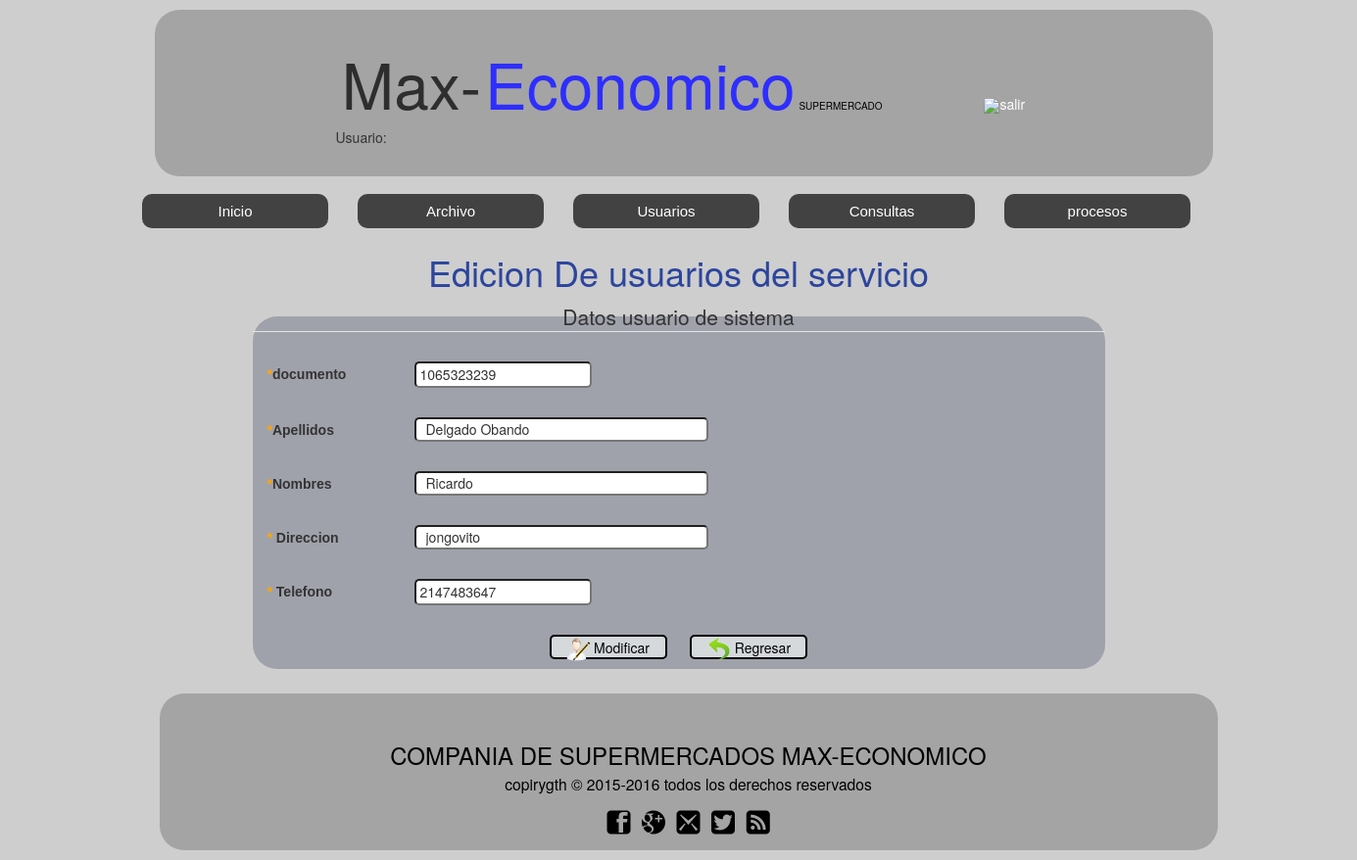
Page /modificar_ususervicio.php?codigo=1065323239 (signed in) on the committed database.
### tables this page shows
CREATE TABLE `usuarios_servicio` (
  `ususer_documento` varchar(10) NOT NULL,
  `ususer_apellidos` varchar(100) NOT NULL,
  `ususer_nombres` varchar(100) NOT NULL,
  `ususer_direccion` varchar(100) NOT NULL,
  `ususer_telefono` int(10) NOT NULL,
  `ususer_clave` int(5) NOT NULL,
  PRIMARY KEY  (`ususer_documento`)
);

### modificar_ususervicio.php (the view, shortened to what this page needs)
<?php
	$codigo  = $_GET['codigo'];
	$sSQL = "SELECT * FROM usuarios_servicio WHERE ususer_documento =?";
	$conexion = ConectarBD();
	try
	{
		$pst = $conexion->prepare($sSQL);
		$pst -> bindParam(1,$codigo);
		$pst -> execute();
		$fila = $pst -> fetch();
		$apellidos = $fila['ususer_apellidos'];
    $nombres = $fila['ususer_nombres'];
    $direccion = $fila['ususer_direccion'];
    $telefono = $fila['ususer_telefono'];
	}
	catch (Exception $e)
	{
	}
 ?>
<!DOCTYPE html>
<html land="es">
<head>
    <link rel="stylesheet" type="text/css"  href="css/estilo.css">
    <link rel="stylesheet" type="text/css" href="css/normalizer.css">
  <link rel="stylesheet" type="text/css" href="css/bottstrap/bootstrap.min.css">
</head>
<body class="cuerpo">
 <center>
  <section class="contenedorinicio1">
    <br>
    <h1 class="tituloinicio1">
       Max-
    </h1>
    <h2 class="tituloinicio2">
       Economico
    </h2>
    <h3 class="tituloinicio3">
      SUPERMERCADO
    </h3>
    <a id="ingresar" href="cerrar_sesion.php"><img class="iconingresar" src="imagenes/cerrar">salir</a>
    <br>
    <div id="usuario">
       <?php
        echo " Usuario: ".$nombreususis ;
        ?>
    </div>
  </section>
  <div id="menu2">
  <ul>
    <li class="nivel1">
      <a href="principalsistema.php" class="nivel1">Inicio</a>
    </li>
      <li class="nivel1"><a href="#" class="nivel1">Archivo</a>
    </li>
    <li class="nivel1"><a href="#" class="nivel1">Usuarios</a>
    </li>
    <li class="nivel1"><a href="#" class="nivel1">Consultas</a>
    </li>
    <li class="nivel1"><a href="#" class="nivel1">procesos</a>
    </li>
    </ul>
    </div>
    <br/>
  <br/>
  <h1>Edicion De usuarios del servicio</h1>
 <form action="grabar_ususervicio.php" method="POST">
    <fieldset>
      <legend>Datos usuario de sistema</legend>
      <div>
      <label class="titulo"><h7>*</h7>documento</label>
      <input class="camponumero" type="number" name="ususer_documento" size="10px" autofocus  maxlength="10" value="<?php echo $codigo ?>">
      </div>
      <br>
          <div>
      <label class="titulo"><h7>*</h7>Apellidos</label>
      <input class="campo" type="text" name="ususer_apellidos" size="24px" autofocus required maxlength="100" value="<?php echo $apellidos ?>">
          </div>
          <br>
          <div>
      <label class="titulo"><h7>*</h7>Nombres</label>
      <input class="campo" type="text" name="ususer_nombres" size="24px" autofocus required maxlength="100"  value="<?php echo $nombres ?>">
          </div>
          <br>
          <div>
      <label class="titulo"><h7>*</h7> Direccion</label>
      <input class="campo" type="text" name="ususer_direccion" size="24px" autofocus required maxlength="100"  value="<?php echo $direccion ?>">
          </div>
          <br>
          <div>
      <label class="titulo"><h7>*</h7> Telefono</label>
      <input class="camponumero" type="number" name="ususer_telefono" size="30px" autofocus required maxlength="10" value="<?php echo $telefono ?>">
          </div>
          <br>
          <button type="submit" class="campo1">
          <img src="imagenes/editar3.png">
           Modificar
            </button>
            <a href="usuariosdelservicio.php ">
            <button type="button" class="campo1">
             <img src="imagenes/regresar.png">
             Regresar
            </button>
            </a>
    </fieldset>
  </form>
   <?php
   include_once("pie.php");
   ?>
  </center>
  </body>
</html>

### css/estilo.css (style rules this page uses)
.cuerpo { background:#cecece; }
h7 { color: orange; }
#menu2 { text-align: center; font-size: 15px; width: 1300px; background: blue; margin: 18px auto 12px 75px; background: blue; }
#menu2 ul { list-style-type: none; }
#menu2 ul li.nivel1 { float: left; width: 220px; }
#menu2 ul li a { display: block; text-decoration: none; color: #fff; background-color: #424242; padding: 7px; position: relative; margin-left: 30px; font-family: arial; border-radius: 10px; }
#menu2 ul li a.nivel1 { display: block!important; display: none; position: relative; }
h1 { text-align: center; color: #2C459D; }
h2 { text-align: center; }
form { margin: 0 auto; width: 870px; }
fieldset { width: 870px; border-radius: 25px; background: #A0A2AB; border: 0px solid #888888; text-align: center; text-decoration: none; }
.campo1 { border-radius: 5px; border:thin solid #F60; height: 60px; color: #000; background: #D6D9DC; text-decoration: none; transition:all 1s ease-in-out; }
.titulo { margin: 13px 0px 5px 15px; width: 150px; font-family: arial; display: inline-block; }
.campo { height: 25px; padding: 10px; border-radius: 5px; margin: 10px 0px 0px 0px; width: 300px; }
.camponumero { height: 27px; padding: 4px; border-radius:5px; margin: 10px 0px 0px 0px; }
.campo1 { height: 25px; width: 120px; list-style: none; border: 2px solid; margin: 10px; }
div { margin: 5 0 0 30; width: 500px; text-align: justify; border: blue; }
div label { width: 14%; float: left; }
.tituloinicio1 { display: inline-left; display: inline-block; color: #2E2E2E; font-size: 64px; }
.tituloinicio2 { display: inline-block; color: #2E2EFE; font-size: 64px; }
.tituloinicio3 { display: inline-block; font-size: 10px; color:#000; }
.contenedorinicio1 { width: 1080px; background: #A4A4A4; margin-left:10px; margin-top: 10px; height: 170px; border-radius: 25px; display: inline-block; }
#ingresar { margin-left: 100px; color: white; display: inline-block; text-align: center; text-decoration: none; }
.iconingresar { display: inline-block; }
#usuario { margin-right: 210px; }

### rows in the picture
usuarios_servicio: ususer_apellidos "Delgado Obando", ususer_nombres "Ricardo", ususer_direccion "jongovito", ususer_telefono "2147483647"
